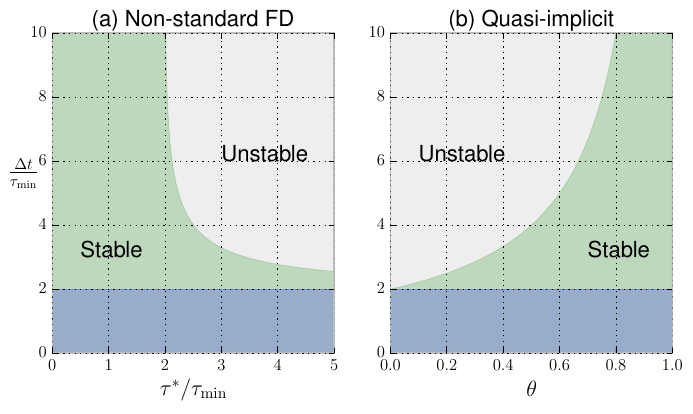

Recreate this plot in Python.
import matplotlib.pyplot as plt
import numpy as np

try:
  plt.style.use('ian')
except AttributeError:
  print "old matplotlib version?"
except ValueError:
  print "Cannot find the requested stylesheet"

plt.figure(figsize=(8,4) )

x_nsfd = np.linspace(1.e-10,5, 1000.)
y_nsfd = np.piecewise( x_nsfd , [x_nsfd <= 2., x_nsfd > 2.], [lambda x : 1.e6, lambda x : -x*np.log(1.-2./x)] )
x_kmm = np.linspace(1.e-10,1.-1.e-10, 1000.)
y_kmm = 2./(1.-x_kmm)
y_fe = np.ones_like(x_nsfd)*2.

fontsize = 16
plt.subplot(121)
plt.xlim(0.,5.)
plt.ylim(0.,10.)
plt.xlabel(r'$\tau^*/\tau_{\mathrm{min}}$', fontsize=fontsize)
plt.ylabel(r'$\frac{\Delta t}{\tau_{\mathrm{min}}}$', rotation=0, fontsize=fontsize)
plt.fill_between(x_nsfd, 0, y_nsfd, color='green', alpha=0.2)
plt.fill_between(x_nsfd, 0, y_fe, color='blue', alpha=0.2)
plt.title('Non-standard FD', fontsize=fontsize)
plt.subplot(122)
plt.xlim(0.,1.)
plt.ylim(0.,10.)
plt.xlabel(r'$\theta$', fontsize=fontsize)
plt.fill_between(x_kmm, 0, y_kmm, color='green', alpha=0.2)
plt.fill_between(x_nsfd, 0, y_fe, color='blue', alpha=0.2)
plt.title('Quasi-implicit', fontsize=fontsize)
#plt.show()
plt.savefig('stability_region.pdf')
